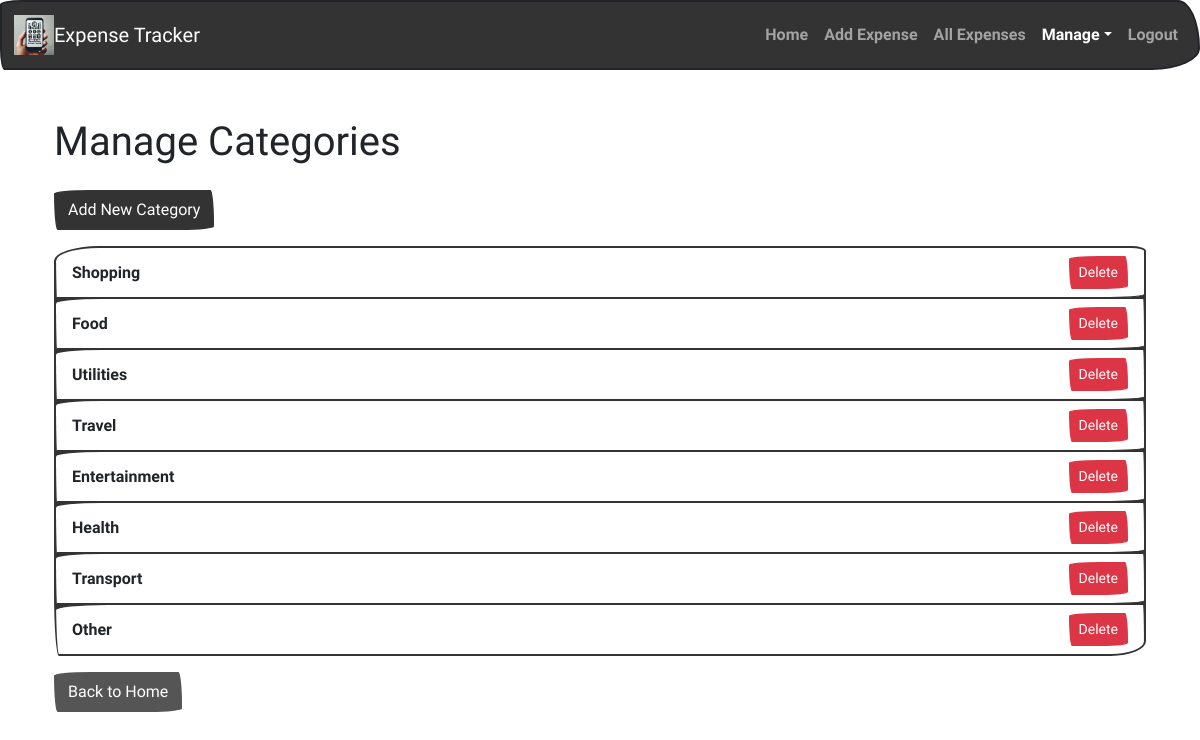
The app's page /manage_categories/ (signed in) with its own data.
### expenses/models.py (models this page shows, shortened)
class Category(models.Model):
    name = models.CharField(max_length=255)

### expenses/views.py (the view)
# urls.py: path('manage_categories/', views.manage_categories, name='manage_categories'),
@login_required
def manage_categories(request):
    categories = Category.objects.all()
    return render(request, 'expenses/manage_categories.html', {'categories': categories})

### expenses/templates/expenses/manage_categories.html (shortened to what this page needs)
{% extends "base.html" %}
{% block content %}
<div class="container mt-5">
    <h1 class="mb-4">Manage Categories</h1>
    <a href="{% url 'add_category' %}" class="btn btn-primary mb-3">Add New Category</a>
    <ul class="list-group">
        {% for category in categories %}
        <li class="list-group-item d-flex justify-content-between align-items-center">
            {{ category.name }}
            <form method="post" action="{% url 'delete_category' category.id %}" style="display:inline;">
                <button type="submit" class="btn btn-danger btn-sm">Delete</button>
            </form>
        </li>
        {% endfor %}
    </ul>
    <a href="{% url 'index' %}" class="btn btn-secondary mt-3">Back to Home</a>
</div>
{% endblock %}

### records on screen
Category: name "Shopping"
Category: name "Food"
Category: name "Utilities"
Category: name "Travel"
Category: name "Entertainment"
Category: name "Health"
Category: name "Transport"
Category: name "Other"
